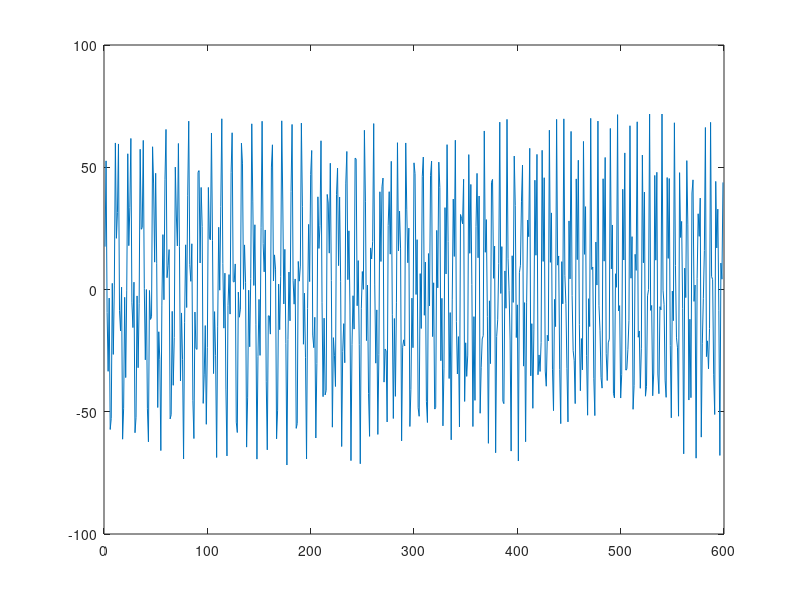

Here is the MATLAB script that generated this plot: (Note: this script raises an error after producing the figure.)
clc;
clear all;
close all;

%%%%if you want to use this code, please cite the following paper%%%
%%%%Panda, Rohan, et al. "Sliding Mode Singular Spectrum Analysis for the Elimination of Cross-Terms in Wigner–Ville Distribution."
%%Circuits, Systems, and Signal Processing (2020): 1-26.
%%Siddharth, T., Tripathy, R. K., & Pachori, R. B. (2019). Discrimination of focal and non-focal seizures from EEG signals using sliding mode singular spectrum analysis. IEEE Sensors Journal, 19(24), 12286-12296.
%%Harmouche, J., Fourer, D., Auger, F., Borgnat, P., & Flandrin, P. (2017). The sliding singular spectrum analysis: A data-driven nonstationary signal decomposition tool. IEEE Transactions on Signal Processing, 66(1), 251-263.
%%The ssa_decomp (autossa) function has been taken from the following
%%papers. Make sure, you should also cite the following two papers if you
%%use these codes
%%% Refs: 
% [J. Harmouche, D. Fourer, P. Flandrin, F. Auger and P. Borgnat. One
% or Two Components ? The Singular Spectrum Analysis answers. Proc. SLRA'2015. Grenoble, France.June 2015]
% [J. Harmouche, D. Fourer, P. Flandrin, F. Auger and P. Borgnat. Une ou deux composantes:
% la réponse de l'analyse spectrale singulière. Proc. GRETSI'15. Lyon, France]


%% Signal generation
n = 1:599;

x1 = 30 * cos( ((21*pi*n)/500 + 1072) .* (n/500) + 27*cos((pi*n)/300));
% x2 = 10 * cos( ((11*pi*n)/500 + 972) .* (n/500) + 17*cos((pi*n)/300));

 x2 = 42 * cos( (395 + 0.4 * n) .* ((2*pi*n)/5000) );

x_c = [x1', x2'];

x = x1 + x2;
plot(x)
% WVD of original signal
% subplot(152)
[wvd_original,f,t] = wvd(x, 100);
t=t*100;
 f=f*20;

subplot(211)
contour(t,f,wvd_original, 2);
title('Original WVD');

%% SM SSA
% y2 = slidingssa(x, 2, 39, 16, 1 ,0.1);
 y2 = slidingssa(x, 2, 47, 34, 1 ,0.1);
% WVD using SMSSA
wvd_smssa = wvd(y2(:,1)) + wvd(y2(:,2));
subplot(212)
contour(t,f,wvd_smssa, 2);
title('SMSSA based WVD');





